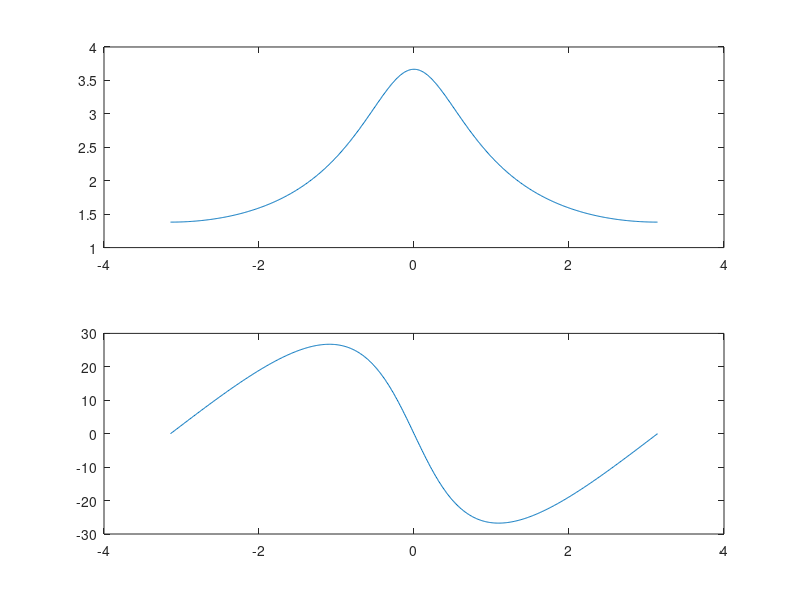

MATLAB code for this plot:
% p3_11_4

w = [-300:300]*pi/300;
H = (2 - 0.9*exp(-i*w))./(1 - 0.9*exp(-i*w) + 0.2*exp(-i*2*w));
magH = abs(H);
angH = angle(H);

subplot(2, 1, 1); plot(w, magH);
subplot(2, 1, 2); plot(w, angH/pi*180);
